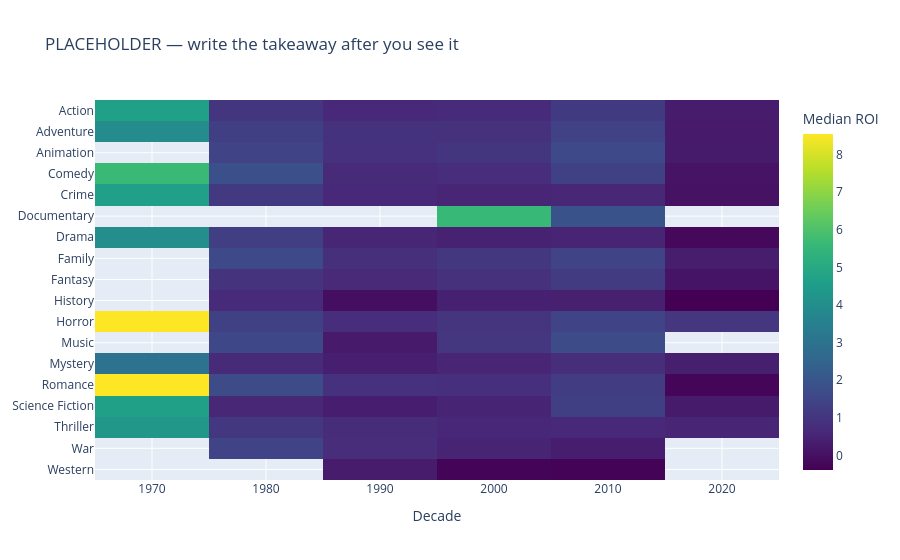

Notebook code cell kept with this figure:
### Code cell
pivot = roi.pivot(index="genres", columns="decade", values="median")

fig = px.imshow(
    pivot,
    color_continuous_scale="Viridis",
    labels={"x": "Decade", "y": "", "color": "Median ROI"},
    title="PLACEHOLDER — write the takeaway after you see it",
    aspect="auto",
)
fig.show()

### Figure 1 — Plotly figure (JSON) as saved in the notebook; plotly's stock layout.template omitted (floating-point values rounded to 4 significant figures)
{"data": [{"coloraxis": "coloraxis", "hovertemplate": "Decade: %{x}<br>y: %{y}<br>Median ROI: %{z}<extra></extra>", "name": "0", "type": "heatmap", "x": [1970.0, 1980.0, 1990.0, 2000.0, 2010.0, 2020.0], "xaxis": "x", "y": ["Action", "Adventure", "Animation", "Comedy", "Crime", "Documentary", "Drama", "Family", "Fantasy", "History", "Horror", "Music", "Mystery", "Romance", "Science Fiction", "Thriller", "War", "Western"], "yaxis": "y", "z": [[4.664, 1.003, 0.6153, 0.6642, 1.157, 0.2946], [3.926, 1.298, 0.9095, 0.8647, 1.383, 0.2592], [NaN, 1.438, 0.8919, 1.011, 1.614, 0.2661], [5.656, 1.816, 0.6822, 0.7535, 1.364, 0.08482], [4.639, 1.118, 0.6197, 0.535, 0.5785, 0.0491], [NaN, NaN, NaN, 5.616, 1.889, NaN], [4.0, 1.278, 0.5645, 0.4462, 0.5112, -0.1995], [NaN, 1.604, 0.8072, 1.098, 1.437, 0.3228], [NaN, 0.9289, 0.6547, 0.869, 1.182, 0.1044], [NaN, 0.6981, -0.03885, 0.4194, 0.3949, -0.3851], [8.539, 1.357, 0.754, 0.9529, 1.431, 1.031], [NaN, 1.554, 0.2433, 1.016, 1.648, NaN], [2.971, 0.691, 0.3799, 0.5358, 0.7864, 0.3659], [8.543, 1.673, 0.8775, 0.8252, 1.248, -0.2547], [4.646, 0.58, 0.3452, 0.5122, 1.288, 0.2719], [4.322, 1.066, 0.7375, 0.5932, 0.6478, 0.5256], [NaN, 1.41, 0.7501, 0.5132, 0.3479, NaN], [NaN, NaN, 0.3065, -0.2828, -0.3277, NaN]]}], "layout": {"coloraxis": {"colorbar": {"title": {"text": "Median ROI"}}, "colorscale": [[0, "#440154"], [0.1111, "#482878"], [0.2222, "#3e4989"], [0.3333, "#31688e"], [0.4444, "#26828e"], [0.5556, "#1f9e89"], [0.6667, "#35b779"], [0.7778, "#6ece58"], [0.8889, "#b5de2b"], [1, "#fde725"]]}, "title": {"text": "PLACEHOLDER — write the takeaway after you see it"}, "xaxis": {"anchor": "y", "domain": [0, 1], "title": {"text": "Decade"}}, "yaxis": {"anchor": "x", "autorange": "reversed", "domain": [0, 1]}}}
